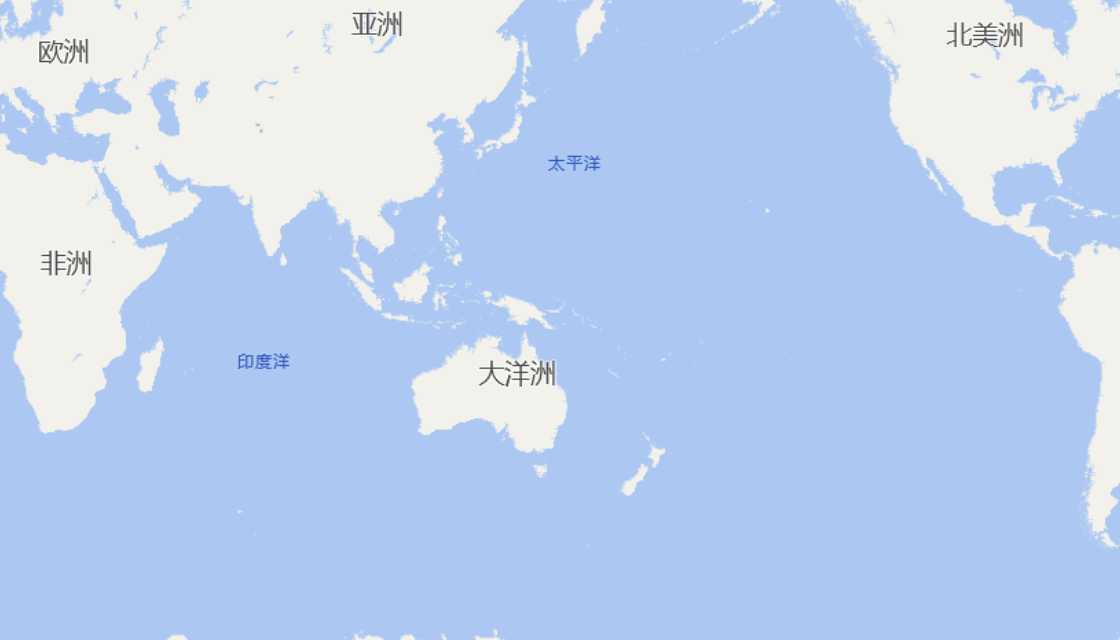

Tiled map render using the project's own tile images. Description and the map definition, with tile-layer contents summarised, below:
An orthogonal 35x20 tile map with 32x32 px tiles, 1 tile layer (块层 1).

<map version="1.0" tiledversion="1.1.5" orientation="orthogonal" renderorder="right-down" width="35" height="20" tilewidth="32" tileheight="32" infinite="0" nextobjectid="1">
 <tileset firstgid="1" name="image" tilewidth="32" tileheight="32" tilecount="1100" columns="44">
  <image source="image.PNG" width="1409" height="816" />
 </tileset>
 <layer name="块层 1" width="35" height="20">
  <data>[700 cells, 700 non-empty, 700 distinct tile ids]</data>
 </layer>
</map>